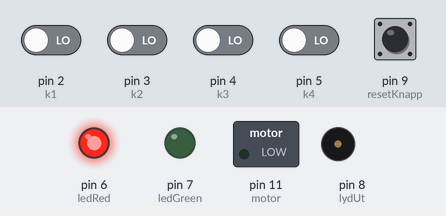
The sketch below on a simulated Arduino Uno, built with avr-gcc and run on an emulated ATmega328P. Shown: switched loads named in the sketch (green lamp = pin HIGH), output pins drawn as LEDs (lit = HIGH), buzzer (waves = sounding). Inputs (shaded band) come from the test bench; at power-on: pin 2 (k1), pin 3 (k2), pin 4 (k3), pin 5 (k4), pin 9 (resetKnapp) LOW.

Above: at 1.2 s.
1.3 s: pin 2 (k1) driven HIGH
At 2.1 s:
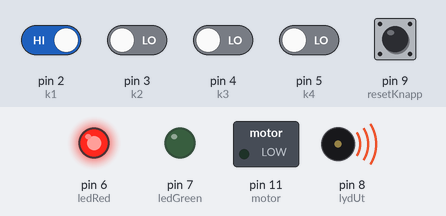
4.3 s: pin 9 (resetKnapp) pulled HIGH for 1 s
6.8 s: pin 9 (resetKnapp) pulled HIGH for 0.15 s
9.1 s: pin 2 (k1) driven LOW
At 10.4 s:
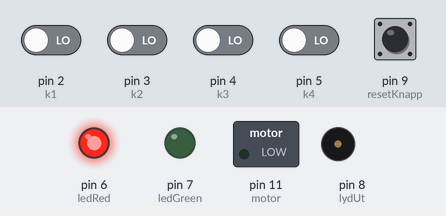
10.7 s: pin 3 (k2) driven HIGH
At 11.7 s:
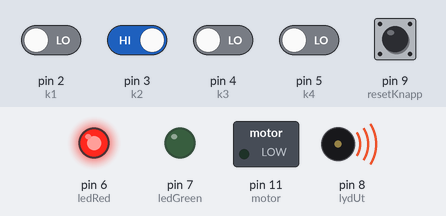
Timing chart, 0 to 14.7 s (numbered marks = the images above; inputs shaded):
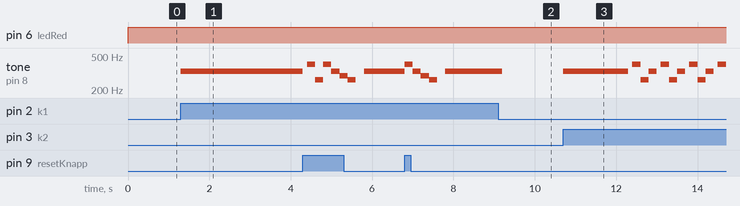

Measured:
- after the input at 1.3 s, tone on pin 8 (lydUt): silent → 330 Hz at once
- after the input at 9.1 s, tone on pin 8 (lydUt): 330 Hz → silent after 0.10 s
- after the input at 10.7 s, tone on pin 8 (lydUt): silent → 330 Hz at once, then repeats every 0.70 s: silent 0.10 s, 400 Hz 0.20 s, 262 Hz 0.20 s, 330 Hz 0.20 s

The sketch:

kode.ino
```cpp
//johasko oblig 2 IN1060 - Arduino 2

//Deklarerer konstante variabler for innganger
const int k1 = 2;
const int k2 = 3;
const int k3 = 4;
const int k4 = 5;
const int ledRed = 6;
const int ledGreen = 7;
const int lydUt = 8;
const int resetKnapp = 9;
const int motor = 11;

int noter[] = {262, 294, 330, 400}; //Noter til piezo

int trykk[15];                      //Array for lagring av trykk så langt

//Deklarerer variabel for teller og rotasjonshastighet for motor
int nummer = 0;
int rotasjon = 250;

//Kode til lås: 3241 (k3, k2, k4, k1)

void setup() {
  Serial.begin(9600);
  pinMode(k1, INPUT);
  pinMode(k2, INPUT);
  pinMode(k3, INPUT);
  pinMode(k4, INPUT);
  pinMode(resetKnapp, INPUT);
  pinMode(ledRed, OUTPUT);
  pinMode(ledGreen, OUTPUT);
  pinMode(motor, OUTPUT);
}


void loop() {
  lukket();

  apneLyd();
  grontLys();
  motorApne();
  apen();
  lukkeLyd();
  reset();
}


void apen() {
  while (apenSjekk()) {
    grontLys();
    resetSjekk();
  }
}


//Sjekker om knapper trykkes mens låsen er åpen
boolean apenSjekk() {
  boolean sjekk = true;

  if (knappTrykket(k1)) {
    sjekk = false;
  }
  if (knappTrykket(k2)) {
    sjekk = false;
  }
  if (knappTrykket(k3)) {
    sjekk = false;
  }
  if (knappTrykket(k4)) {
    sjekk = false;
  }
  if (knappTrykket(resetKnapp)) {
    sjekk = false;
  }

  return sjekk;
}


void motorApne() {
  analogWrite(motor, rotasjon);
  delay(35);
  analogWrite(motor, 0 );
}


//Kjøres mens kretsen er låst
void lukket() {
  while (sjekkRekke() == false) {
    rodtLys();
    kjoring();
    forMangeTall();
    resetSjekk();
  }
}


//Sjekker rekkefølgen på inputs, og leter etter riktig kombinasjon for koden
boolean sjekkRekke() {
  boolean resultat = false;
  for (int i = 0; i < 15; i++) {
    if (trykk[i] == 3) {
      if (trykk[i+1] == 2) {
        if (trykk[i+2] == 4) {
          if (trykk[i+3] == 1) {
            resultat = true;
          }
        }
      }
    }
  }return resultat;
}


//Stagnerer når antall inputs når 15
void forMangeTall() {
  if (nummer >= 15) {
      lydFeil();
      nummer = 14;
    }
}


void rodtLys() {
  digitalWrite(ledRed, HIGH);
  digitalWrite(ledGreen, LOW);
}


void grontLys() {
  digitalWrite(ledRed, LOW);
  digitalWrite(ledGreen, HIGH);
}


//Registrerer knappetrykk og legger til array, samt avspilling av lyd for å bekrefte trykk
void kjoring() {
  if (knappTrykket(k1)) {
    leggTil(1);
    tone(lydUt, noter[2]);
    delay(200);
    noTone(lydUt);
  }
  if (knappTrykket(k2)) {
    leggTil(2);
    tone(lydUt, noter[2]);
    delay(200);
    noTone(lydUt);
  }
  if (knappTrykket(k3)) {
    leggTil(3);
    tone(lydUt, noter[2]);
    delay(200);
    noTone(lydUt);
  }
  if (knappTrykket(k4)) {
    leggTil(4);
    tone(lydUt, noter[2]);
    delay(200);
    noTone(lydUt);
  }
}


boolean knappTrykket(int knapp) {
  return digitalRead(knapp);
}


void leggTil(int tall) {
  trykk[nummer] = tall;
  nummer = nummer + 1;
}


//Sjekker om knapp satt opp for å nullstille array trykkes inn
void resetSjekk() {
  if (knappTrykket(resetKnapp)) {
    reset();
    lydReset();
    delay(200);
    lukket();
    }
}


void reset() {
  for (int i = 0; i < 15; i++) {
    trykk[i] = 0;
  }
  nummer = 0;
}


//Funksjoner for de ulike lydkombinasjonene
void apneLyd() {
  tone(lydUt, noter[0]);
  delay(200);
  tone(lydUt, noter[1]);
  delay(200);
  tone(lydUt, noter[2]);
  delay(200);
  tone(lydUt, noter[3]);
  delay(200);
  noTone(lydUt);
}


void lukkeLyd() {
  tone(lydUt, noter[3]);
  delay(200);
  tone(lydUt, noter[2]);
  delay(200);
  tone(lydUt, noter[1]);
  delay(200);
  tone(lydUt, noter[0]);
  delay(200);
  noTone(lydUt);
}


void lydReset() {
  tone(lydUt, noter[3]);
  delay(200);
  tone(lydUt, noter[2]);
  delay(200);
  tone(lydUt, noter[1]);
  delay(200);
  tone(lydUt, noter[0]);
  delay(200);
  noTone(lydUt);
}


void lydFeil() {
  delay(100);
  tone(lydUt, noter[3]);
  delay(200);
  tone(lydUt, noter[0]);
  delay(200);
  noTone(lydUt);
}
```
